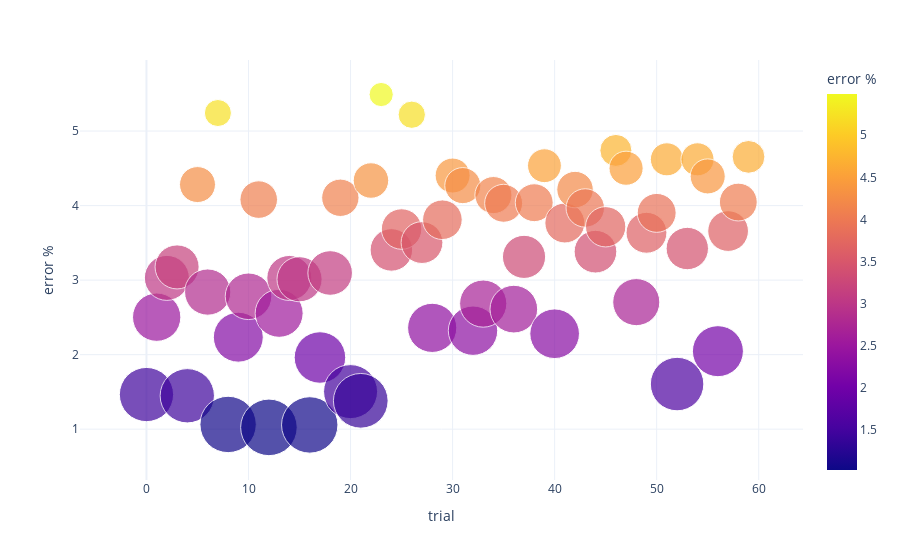

The notebook cell saved with this chart:
### Code cell
# plot results depending on parameters
xparams = np.arange(len(parameters))
# error metrics (?)
yparams = (np.array(err1)*len(y_test1) + np.array(err2)*len(y_test2)) / (len(y_test1) + len(y_test2))


df = pd.DataFrame({"trial":xparams, "error %":yparams, "params":parameters})

# bin error metrics in category
df['Error range'] = pd.cut(df['error %'], [0, 1, 2, 3, 4, 5, np.inf], labels=None)
# fitness
df["fitness"] = np.max(df["error %"]) - df["error %"] + 1

fig = px.scatter(df, x="trial", 
                    y="error %", 
                    hover_data=['params'], 
                    template='plotly_white', 
                    color="error %", 
                    size="fitness", size_max=20*2)#color="Error range")
fig.show()

### Figure 1 — Plotly figure (JSON) as saved in the notebook; plotly's stock layout.template omitted (floating-point values rounded to 4 significant figures)
{"data": [{"customdata": [["trees:25, crit:gini, depth:4"], ["trees:25, crit:gini, depth:5"], ["trees:25, crit:gini, depth:10"], ["trees:25, crit:gini, depth:None"], ["trees:50, crit:gini, depth:4"], ["trees:50, crit:gini, depth:5"], ["trees:50, crit:gini, depth:10"], ["trees:50, crit:gini, depth:None"], ["trees:100, crit:gini, depth:4"], ["trees:100, crit:gini, depth:5"], ["trees:100, crit:gini, depth:10"], ["trees:100, crit:gini, depth:None"], ["trees:150, crit:gini, depth:4"], ["trees:150, crit:gini, depth:5"], ["trees:150, crit:gini, depth:10"], ["trees:150, crit:gini, depth:None"], ["trees:200, crit:gini, depth:4"], ["trees:200, crit:gini, depth:5"], ["trees:200, crit:gini, depth:10"], ["trees:200, crit:gini, depth:None"], ["trees:25, crit:entropy, depth:4"], ["trees:25, crit:entropy, depth:5"], ["trees:25, crit:entropy, depth:10"], ["trees:25, crit:entropy, depth:None"], ["trees:50, crit:entropy, depth:4"], ["trees:50, crit:entropy, depth:5"], ["trees:50, crit:entropy, depth:10"], ["trees:50, crit:entropy, depth:None"], ["trees:100, crit:entropy, depth:4"], ["trees:100, crit:entropy, depth:5"], ["trees:100, crit:entropy, depth:10"], ["trees:100, crit:entropy, depth:None"], ["trees:150, crit:entropy, depth:4"], ["trees:150, crit:entropy, depth:5"], ["trees:150, crit:entropy, depth:10"], ["trees:150, crit:entropy, depth:None"], ["trees:200, crit:entropy, depth:4"], ["trees:200, crit:entropy, depth:5"], ["trees:200, crit:entropy, depth:10"], ["trees:200, crit:entropy, depth:None"], ["trees:25, crit:log_loss, depth:4"], ["trees:25, crit:log_loss, depth:5"], ["trees:25, crit:log_loss, depth:10"], ["trees:25, crit:log_loss, depth:None"], ["trees:50, crit:log_loss, depth:4"], ["trees:50, crit:log_loss, depth:5"], ["trees:50, crit:log_loss, depth:10"], ["trees:50, crit:log_loss, depth:None"], ["trees:100, crit:log_loss, depth:4"], ["trees:100, crit:log_loss, depth:5"], ["trees:100, crit:log_loss, depth:10"], ["trees:100, crit:log_loss, depth:None"], ["trees:150, crit:log_loss, depth:4"], ["trees:150, crit:log_loss, depth:5"], ["trees:150, crit:log_loss, depth:10"], ["trees:150, crit:log_loss, depth:None"], ["trees:200, crit:log_loss, depth:4"], ["trees:200, crit:log_loss, depth:5"], ["trees:200, crit:log_loss, depth:10"], ["trees:200, crit:log_loss, depth:None"]], "hovertemplate": "trial=%{x}<br>error %=%{marker.color}<br>fitness=%{marker.size}<br>params=%{customdata[0]}<extra></extra>", "legendgroup": "", "marker": {"color": [1.465, 2.503, 3.03, 3.177, 1.448, 4.282, 2.84, 5.242, 1.063, 2.234, 2.783, 4.08, 1.024, 2.555, 3.029, 3.012, 1.057, 1.962, 3.096, 4.105, 1.504, 1.381, 4.336, 5.49, 3.405, 3.686, 5.219, 3.504, 2.359, 3.81, 4.403, 4.268, 2.321, 2.685, 4.141, 4.031, 2.611, 3.312, 4.039, 4.535, 2.281, 3.767, 4.215, 3.968, 3.382, 3.716, 4.74, 4.501, 2.705, 3.635, 3.902, 4.621, 1.605, 3.424, 4.621, 4.392, 2.046, 3.658, 4.048, 4.654], "coloraxis": "coloraxis", "size": [5.026, 3.988, 3.461, 3.313, 5.042, 2.208, 3.651, 1.248, 5.427, 4.256, 3.707, 2.41, 5.466, 3.936, 3.461, 3.479, 5.433, 4.529, 3.395, 2.385, 4.986, 5.11, 2.154, 1.0, 3.085, 2.805, 1.271, 2.986, 4.131, 2.68, 2.087, 2.222, 4.169, 3.805, 2.349, 2.459, 3.88, 3.178, 2.451, 1.955, 4.21, 2.724, 2.276, 2.522, 3.109, 2.775, 1.75, 1.989, 3.785, 2.855, 2.588, 1.87, 4.885, 3.066, 1.869, 2.099, 4.444, 2.832, 2.443, 1.837], "sizemode": "area", "sizeref": 0.003416, "symbol": "circle"}, "mode": "markers", "name": "", "orientation": "v", "showlegend": false, "type": "scatter", "x": [0, 1, 2, 3, 4, 5, 6, 7, 8, 9, 10, 11, 12, 13, 14, 15, 16, 17, 18, 19, 20, 21, 22, 23, 24, 25, 26, 27, 28, 29, 30, 31, 32, 33, 34, 35, 36, 37, 38, 39, 40, 41, 42, 43, 44, 45, 46, 47, 48, 49, 50, 51, 52, 53, 54, 55, 56, 57, 58, 59], "xaxis": "x", "y": [1.465, 2.503, 3.03, 3.177, 1.448, 4.282, 2.84, 5.242, 1.063, 2.234, 2.783, 4.08, 1.024, 2.555, 3.029, 3.012, 1.057, 1.962, 3.096, 4.105, 1.504, 1.381, 4.336, 5.49, 3.405, 3.686, 5.219, 3.504, 2.359, 3.81, 4.403, 4.268, 2.321, 2.685, 4.141, 4.031, 2.611, 3.312, 4.039, 4.535, 2.281, 3.767, 4.215, 3.968, 3.382, 3.716, 4.74, 4.501, 2.705, 3.635, 3.902, 4.621, 1.605, 3.424, 4.621, 4.392, 2.046, 3.658, 4.048, 4.654], "yaxis": "y"}], "layout": {"coloraxis": {"colorbar": {"title": {"text": "error %"}}, "colorscale": [[0, "#0d0887"], [0.1111, "#46039f"], [0.2222, "#7201a8"], [0.3333, "#9c179e"], [0.4444, "#bd3786"], [0.5556, "#d8576b"], [0.6667, "#ed7953"], [0.7778, "#fb9f3a"], [0.8889, "#fdca26"], [1, "#f0f921"]]}, "legend": {"itemsizing": "constant", "tracegroupgap": 0}, "margin": {"t": 60}, "xaxis": {"anchor": "y", "domain": [0, 1], "title": {"text": "trial"}}, "yaxis": {"anchor": "x", "domain": [0, 1], "title": {"text": "error %"}}}}
